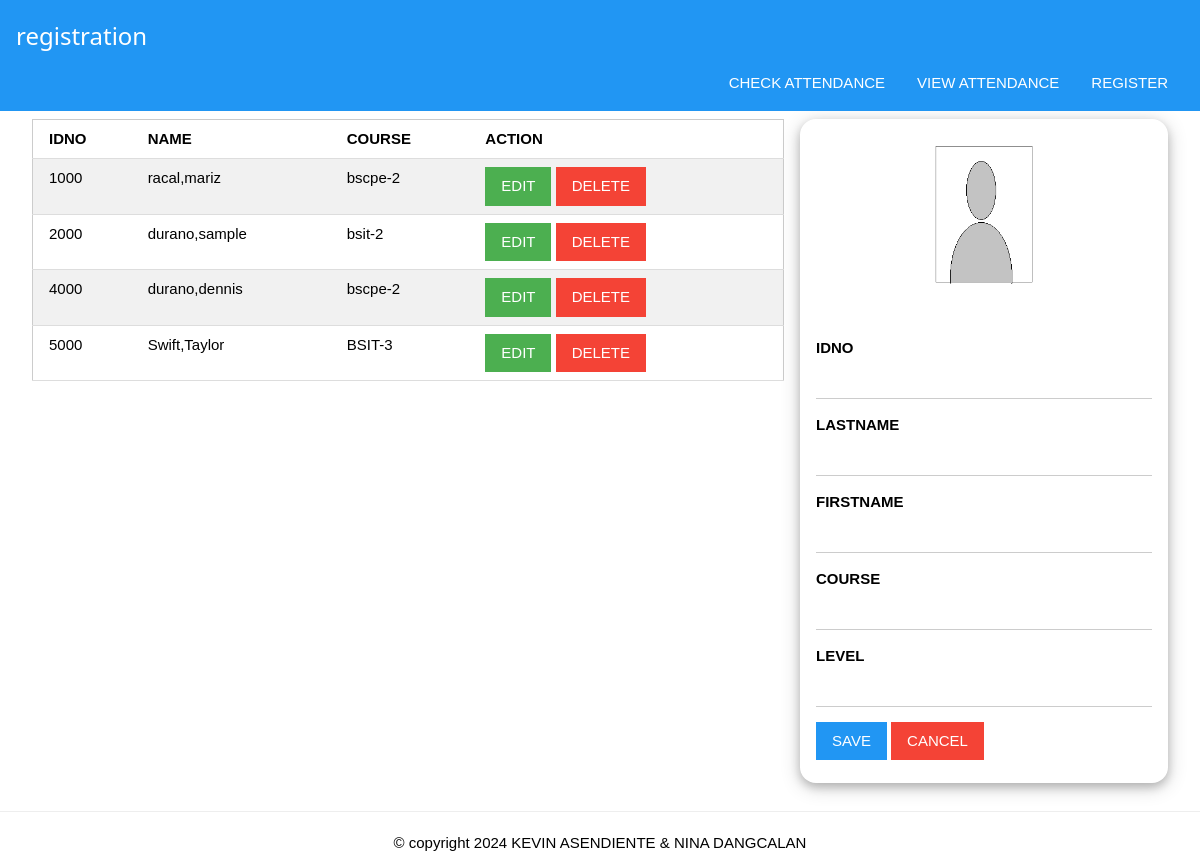
Before: / with the older database file.
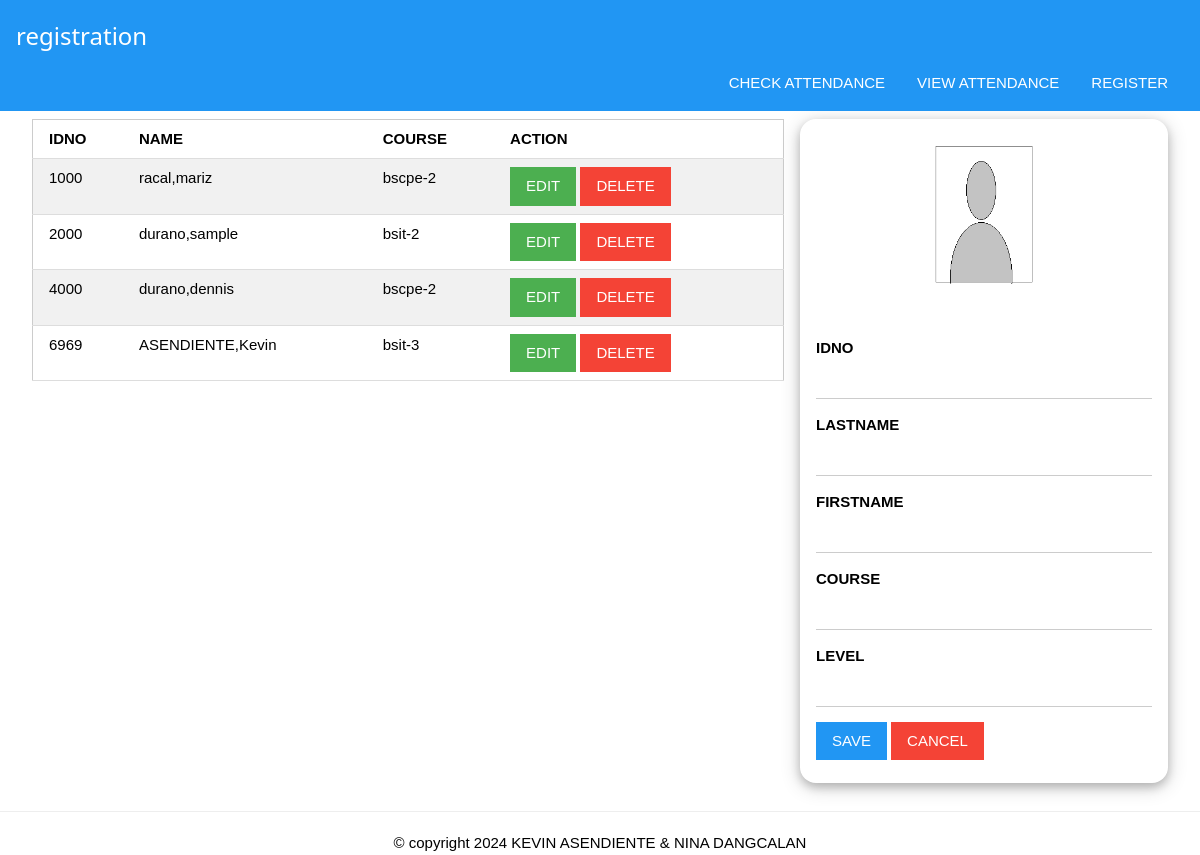
After: the same page with the newer database file.
### tables this page shows
CREATE TABLE "students" (
	"id"	INTEGER,
	"idno"	TEXT UNIQUE,
	"lastname"	TEXT,
	"firstname"	TEXT,
	"course"	TEXT,
	"level"	TEXT,
	"image"	TEXT, qrcode varchar(25),
	PRIMARY KEY("id" AUTOINCREMENT)
);

### app.py (the view)
@app.route("/")
def index()->None:
    students:list = getall_records('students')
    return render_template("index.html",pagetitle="registration",students=students)

### dbhelper.py (called while the page is built)
def getprocess(sql:str)->list:
    db = connect(database)
    cursor = db.cursor()
    cursor.row_factory = Row
    cursor.execute(sql)
    data:list = cursor.fetchall()
    db.close()
    return data

def getall_records(table:str)->list:
    sql:str = f"SELECT * FROM `{table}`"
    return getprocess(sql)

### templates/index.html (shortened to what this page needs)
{% extends 'base.html' %}
{% block menu %}
	<div class="w3-bar w3-blue">
		<a href="/" class="w3-button w3-right">REGISTER</a>
		<a href="/viewattendance" class="w3-button w3-right">VIEW ATTENDANCE</a>
		<a href="/checkattendance" class="w3-button w3-right">CHECK ATTENDANCE</a>
	</div>
{% endblock %}
{% block content %}
	<div class="w3-row-padding">
		<div class="w3-twothird">
			<table class="w3-table-all">
				<tr>
					<th>IDNO</th>
					<th>NAME</th>
					<th>COURSE</th>
					<th>ACTION</th>
				</tr>
				{% for student in students %}
				<tr>
					<td>{{ student[1] }}</td>
					<td>{{ student[2] }},{{ student[3] }}</td>
					<td>{{ student[4] }}-{{ student[5] }}</td>
					<td>
						<button class="w3-button w3-green" onclick="edit('{{ student['idno'] }}','{{ student['lastname'] }}','{{ student['firstname'] }}','{{ student['course'] }}','{{ student['level'] }}','{{ student['image'] }}','{{ student['qrcode'] }}')">EDIT</button>
						<a href="/deletestudent?idno={{ student['idno'] }}" class="w3-button w3-red">DELETE</a>
					</td>
				</tr>
				{% endfor %}
			</table>
		</div>
		<div class="w3-third" >
			<div class="w3-padding w3-container w3-card-4 w3-round-xlarge">
				<form method='post' action="/register" enctype="multipart/form-data">
					<p class="w3-center">
						<label for="uploadimage">
						<img id="image" src="{{url_for('static',filename='images/personicon.png')}}" style="width:30%">
						</label>
					</p>
					<p>
						<div class="w3-center" >
						</div>
					</p>
					<p>
						<label><b>IDNO</b></label>
						<input type="text" id="idno" name="idno" class="w3-input">
					</p>
					<p>
						<label><b>LASTNAME</b></label>
						<input type="text" id="lastname" name="lastname" class="w3-input">
					</p>
					<p>
						<label><b>FIRSTNAME</b></label>
						<input type="text" id="firstname" name="firstname" class="w3-input">
					</p>
					<p>
						<label><b>COURSE</b></label>
						<input type="text" id="course" name="course" class="w3-input">
					</p>
					<p>
						<label><b>LEVEL</b></label>
						<input type="text" id="level" name="level" class="w3-input">
					</p>
					<p>
						<input type="submit" value="SAVE" class="w3-button w3-blue">
						<input type="reset" value="CANCEL" class="w3-button w3-red" onclick="clear()" />
					</p>
				</form>
			</div>
		</div>
	</div>
{% endblock %}

### templates/base.html (shortened to what this page needs)
<!DOCTYPE html>
<html>
	<head>
		<link rel="stylesheet" href="{{ url_for('static',filename='css/w3.css')}}">
	</head>
	<body>
		<div class="w3-container w3-padding w3-bar w3-blue" style="position:sticky;top:0">
			<h3>
				{{ pagetitle }}
			</h3>
			{% block menu %}
			{% endblock %}
		</div>
		<div class="w3-container w3-padding">
			{% block content %}
			{% endblock %}
		</div>
		<div class="w3-center">
			<hr/>
			&copy; copyright 2024 KEVIN ASENDIENTE & NINA DANGCALAN
		</div>
	</body>
</html>

### static/css/w3.css (style rules this page uses)
html { box-sizing:border-box }
*,*:before,*:after { box-sizing:inherit }
html { -ms-text-size-adjust:100%;-webkit-text-size-adjust:100% }
body { margin:0 }
a { background-color:transparent }
b,strong { font-weight:bolder }
img { border-style:none }
hr { box-sizing:content-box;height:0;overflow:visible }
button,input,select,textarea,optgroup { font:inherit;margin:0 }
button,input { overflow:visible }
button,select { text-transform:none }
button,[type=button],[type=reset],[type=submit] { -webkit-appearance:button }
html,body { font-family:Verdana,sans-serif;font-size:15px;line-height:1.5 }
html { overflow-x:hidden }
h3 { font-size:24px }
h1,h2,h3,h4,h5,h6 { font-family:"Segoe UI",Arial,sans-serif;font-weight:400;margin:10px 0 }
hr { border:0;border-top:1px solid #eee;margin:20px 0 }
img { vertical-align:middle }
a { color:inherit }
.w3-table,.w3-table-all { border-collapse:collapse;border-spacing:0;width:100%;display:table }
.w3-table-all { border:1px solid #ccc }
.w3-bordered tr,.w3-table-all tr { border-bottom:1px solid #ddd }
.w3-table-all tr:nth-child(odd) { background-color:#fff }
.w3-table-all tr:nth-child(even) { background-color:#f1f1f1 }
.w3-table td,.w3-table th,.w3-table-all td,.w3-table-all th { padding:8px 8px;display:table-cell;text-align:left;vertical-align:top }
.w3-table th:first-child,.w3-table td:first-child,.w3-table-all th:first-child,.w3-table-all td:first-child { padding-left:16px }
.w3-btn,.w3-button { border:none;display:inline-block;padding:8px 16px;vertical-align:middle;overflow:hidden;text-decoration:none;color:inherit;background-color:inherit;text-align:center;cursor:pointer;white-space:nowrap }
.w3-btn,.w3-button { -webkit-touch-callout:none;-webkit-user-select:none;-khtml-user-select:none;-moz-user-select:none;-ms-user-select:none;user-select:none }
.w3-input { padding:8px;display:block;border:none;border-bottom:1px solid #ccc;width:100% }
.w3-bar { width:100%;overflow:hidden }
.w3-bar .w3-button { white-space:normal }
.w3-container:after,.w3-container:before,.w3-panel:after,.w3-panel:before,.w3-row:after,.w3-row:before,.w3-row-padding:after,.w3-row-padding:before, .w3-cell-row:before,.w3-cell-row:after,.w3-clear:after,.w3-clear:before,.w3-bar:before,.w3-bar:after { content:"";display:table;clear:both }
.w3-col,.w3-half,.w3-third,.w3-twothird,.w3-threequarter,.w3-quarter { float:left;width:100% }
@media (min-width:601px) { .w3-col.m4,.w3-third { width:33.33333% } }
@media (min-width:601px) { .w3-col.m8,.w3-twothird { width:66.66666% } }
.w3-round-xlarge { border-radius:16px }
.w3-row-padding,.w3-row-padding>.w3-half,.w3-row-padding>.w3-third,.w3-row-padding>.w3-twothird,.w3-row-padding>.w3-threequarter,.w3-row-padding>.w3-quarter,.w3-row-padding>.w3-col { padding:0 8px }
.w3-container,.w3-panel { padding:0.01em 16px }
.w3-card-4,.w3-hover-shadow:hover { box-shadow:0 4px 10px 0 rgba(0,0,0,0.2),0 4px 20px 0 rgba(0,0,0,0.19) }
.w3-center { text-align:center!important }
.w3-padding { padding:8px 16px!important }
.w3-right { float:right!important }
.w3-blue,.w3-hover-blue:hover { color:#fff!important;background-color:#2196F3!important }
.w3-green,.w3-hover-green:hover { color:#fff!important;background-color:#4CAF50!important }
.w3-red,.w3-hover-red:hover { color:#fff!important;background-color:#f44336!important }

Changed rows visible on the page:
removed students: idno "5000", lastname "Swift", firstname "Taylor", course "BSIT", level "3"
added students: idno "6969", lastname "ASENDIENTE", firstname "Kevin", course "bsit", level "3"
